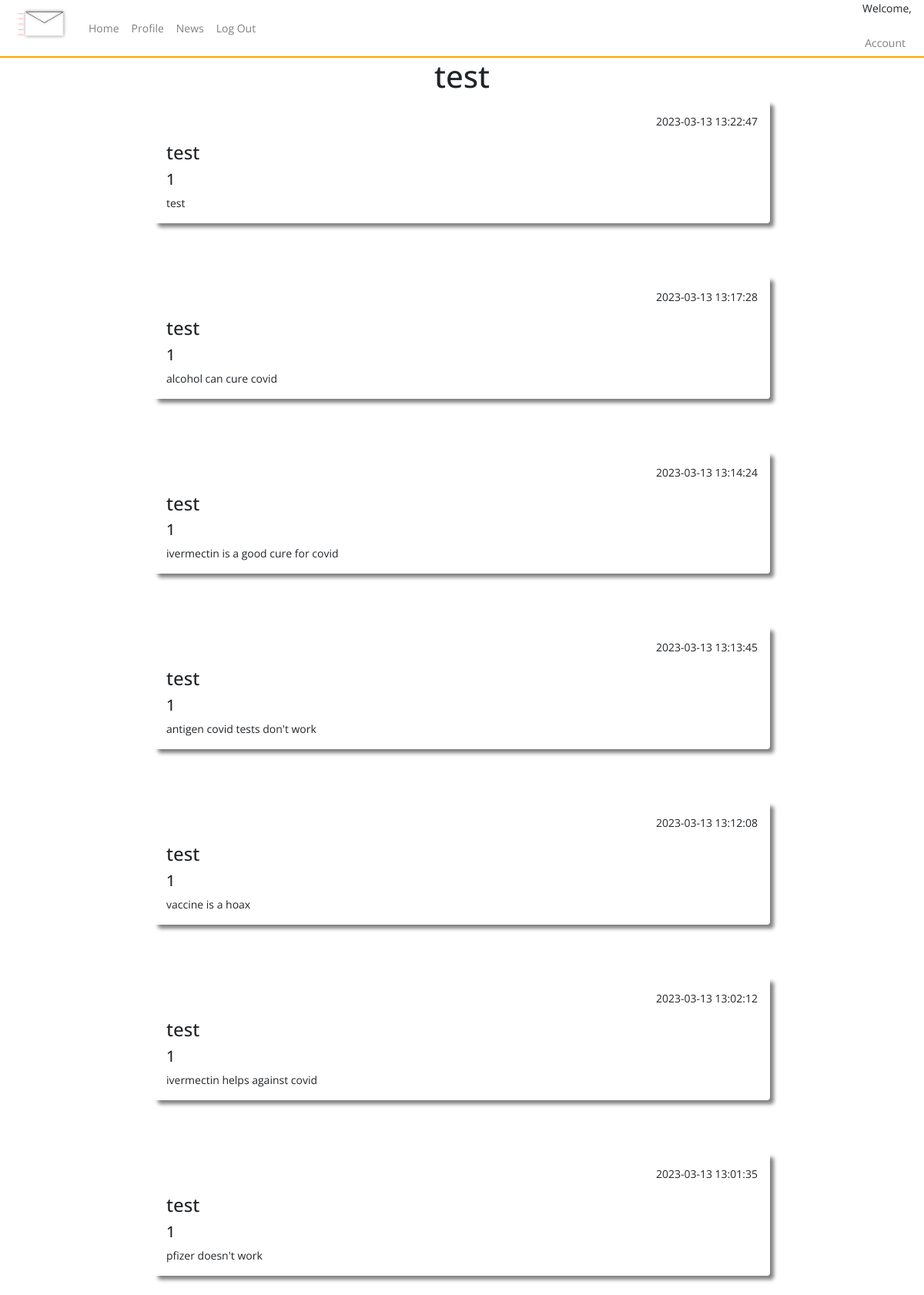
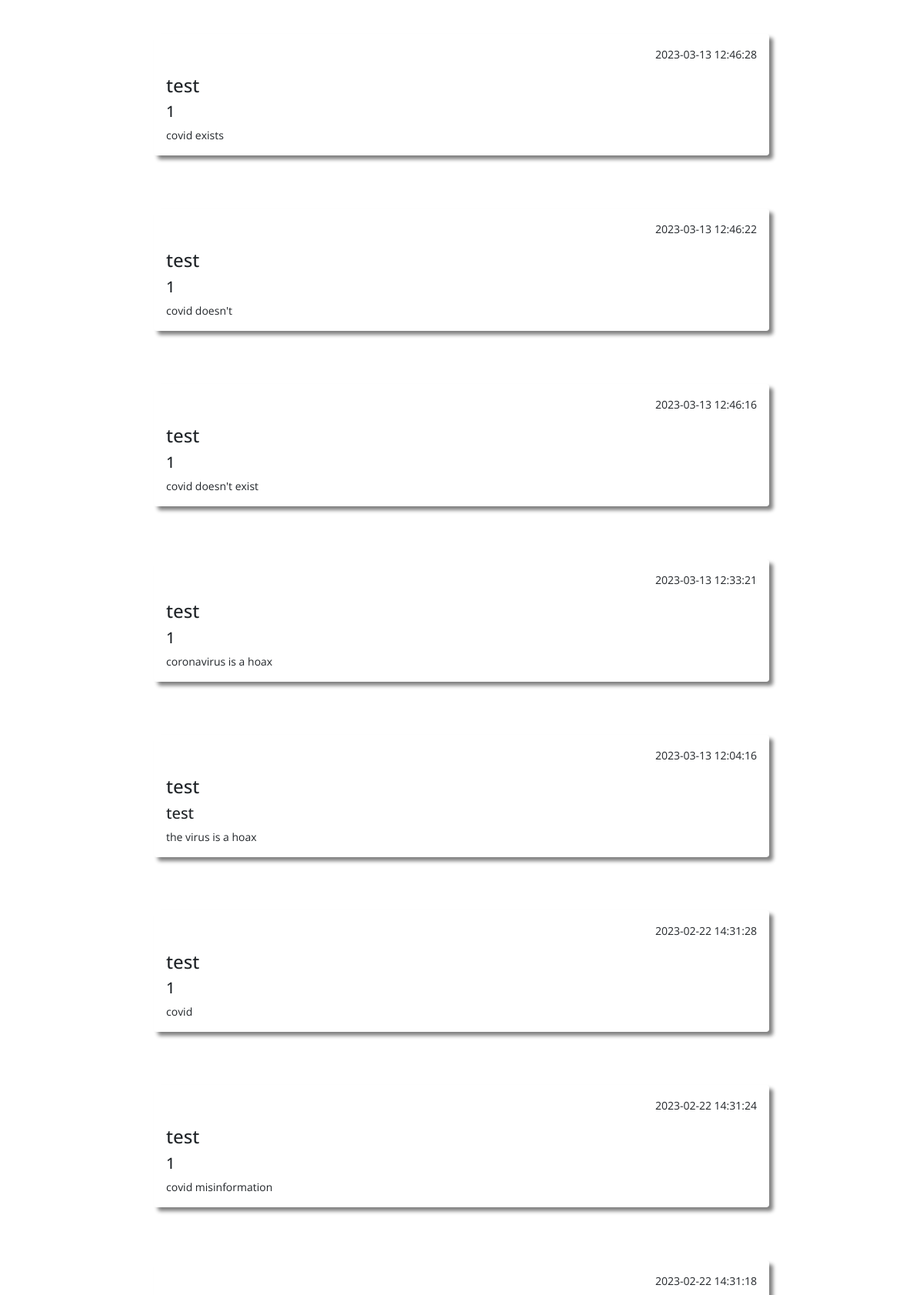
The app's page /user/test (upper part) with its own data (2 pictures, top to bottom).
### tables this page shows
CREATE TABLE users (
    ID INTEGER PRIMARY KEY AUTOINCREMENT,
    username TEXT NOT NULL,
    password TEXT NOT NULL,
    email TEXT NOT NULL UNIQUE
, user_type VARCHAR, whitelisted text, blacklisted text);

CREATE TABLE posts (
    ID INTEGER PRIMARY KEY AUTOINCREMENT,
    title TEXT NOT NULL,
    content TEXT NOT NULL,
    by_user TEXT NOT NULL,
    created_at timestamp default current_timestamp
, userID integer, flag_covid text, blacklisted text, flag_vaccine text, flag_tests text, flag_cures text, reported int);

### app.py (the view)
@app.route('/user/<username>')
def user_profile(username):
    conn = sqlite3.connect(DATABASE)
    cursor = conn.cursor()
    cursor.execute('SELECT * FROM users WHERE username = ?', (username,))
    user_row = cursor.fetchone()
    conn.close()
    user = {
        'id': user_row[0],
        'username': user_row[1],
        'email': user_row[3]
    } if user_row else None
    user_posts=query_db('SELECT * FROM posts WHERE by_user = ? ORDER BY created_at DESC', (username,))
    return render_template('user_profile.html', user=user, user_posts=user_posts)

### app.py (called while the page is built)
def query_db(query, args=(), one=False):
    con = g._database = sqlite3.connect(DATABASE)
    con.row_factory = sqlite3.Row
    cur = con.execute(query, args)
    rv = cur.fetchall()
    cur.close()
    return (rv[0] if rv else None) if one else rv

### templates/user_profile.html (shortened to what this page needs)
{% include "layout.html" %}
{% include "nav.html" %}
<center><h1>{{ user.username }}</h1></center>
<div class="container-fluid">
    {% for user_post in user_posts %}
    <div class="shadow mx-auto posts p-3 mb-5 rounded">
    <p align="right">{{  user_post.created_at  }}</p>
    <h4>{{ user_post.by_user }}</h4>
    <h5>{{ user_post.title }}</h5>
    {{ user_post.content }}<br/>
    </div>
    <br/>
    {% endfor %}
</div>

### static/css/style.css (style rules this page uses)
.shadow { box-shadow: 5px 5px 5px grey; }
.posts { width: 800px; }

### records on screen
users: username "test"
posts: created_at "2023-03-13 13:22:47", by_user "test", title "1", content "test"
posts: created_at "2023-03-13 13:17:28", by_user "test", title "1", content "alcohol can cure covid"
posts: created_at "2023-03-13 13:14:24", by_user "test", title "1", content "ivermectin is a good cure for covid"
posts: created_at "2023-03-13 13:13:45", by_user "test", title "1", content "antigen covid tests don't work"
posts: created_at "2023-03-13 13:12:08", by_user "test", title "1", content "vaccine is a hoax"
posts: created_at "2023-03-13 13:02:12", by_user "test", title "1", content "ivermectin helps against covid"
posts: created_at "2023-03-13 13:01:35", by_user "test", title "1", content "pfizer doesn't work"
posts: created_at "2023-03-13 12:46:28", by_user "test", title "1", content "covid exists"
posts: created_at "2023-03-13 12:46:22", by_user "test", title "1", content "covid doesn't"
posts: created_at "2023-03-13 12:46:16", by_user "test", title "1", content "covid doesn't exist"
posts: created_at "2023-03-13 12:33:21", by_user "test", title "1", content "coronavirus is a hoax"
posts: created_at "2023-03-13 12:04:16", by_user "test", title "test", content "the virus is a hoax"
posts: created_at "2023-02-22 14:31:28", by_user "test", title "1", content "covid"
posts: created_at "2023-02-22 14:31:24", by_user "test", title "1", content "covid misinformation"
posts: created_at "2023-02-22 14:31:18"
